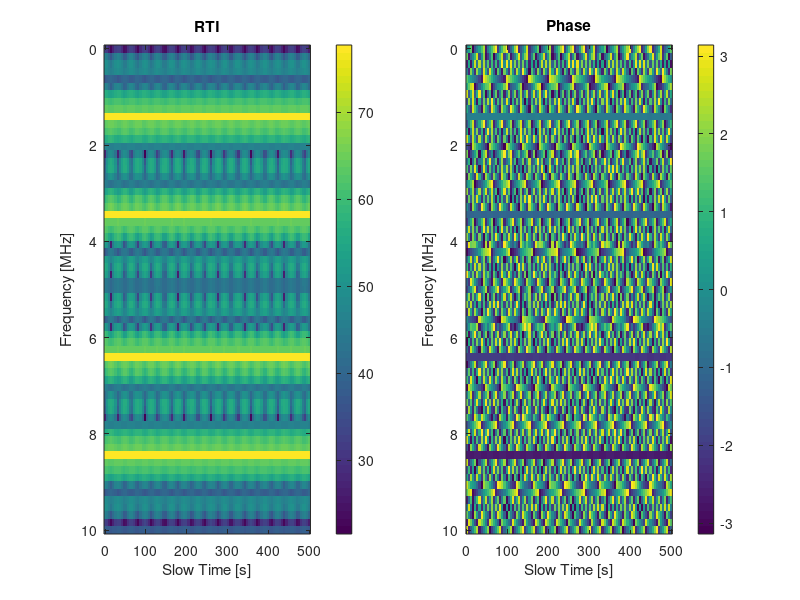

Write MATLAB code to recreate this figure.
%% Simulation parameters
                                                       
LEN = 32768;
FRAC_NUM = 671089;
F_ref = 4.0625; %getVco(FRAC_NUM)*10^6;
T_ramp = 5; %LEN/(100e6);
PRF = 1/T_ramp;
phi = pi;

F_s = 20; %125e6/32;   

n_ramps = 100;
ns_ramp = floor(F_s*T_ramp);
ns_fft = 2^nextpow2(ns_ramp);
ns_dataset = ns_ramp*n_ramps;
ns_profile = ns_fft/2 + 1;

RTI = zeros(ns_profile, n_ramps - 1);

t_raw  = linspace(0, (ns_dataset - 1)/F_s, ns_dataset);
t_beat = linspace(0, (ns_ramp - 1)/F_s, ns_ramp);
f_profile = linspace(0, F_s/2, ns_profile); 

raw_data = exp(1i*2*pi*(3.4375)*t_raw + phi) +exp(1i*2*pi*(6.4062)*t_raw + phi) + exp(1i*2*pi*(8.4375)*t_raw + phi) + exp(1i*2*pi*(1.4062)*t_raw + phi);

%% Per-pulse processing
for i = 1 : n_ramps
     
    start = floor(i*F_s*T_ramp);
    stop  = start + ns_ramp - 1;   
    
    if(stop > ns_dataset)
        continue;
    end;
    
    correction = exp(-1i*(2*pi)*mod(i*T_ramp*(f_profile), 1)); 
    
%     figure(2);
%     plot(f_profile, angle(correction)); 
%     title('Phase vs Frequency over one PRF');
%     xlabel('Frequency');
%     ylabel('Phase');
%     xlim([0 PRF]);
%     ylim([-pi pi]);    
    
    beat = raw_data(start : stop);    
    
    %beat = beat.*hamming(ns_ramp)';     
    
    chop_fft = fft(beat, ns_fft);     
    
    chop_profile = chop_fft(1 : ns_profile);    
    
    chop_profile = chop_profile.*correction;
    
    RTI(:, i) = chop_profile;        
        
%     figure(3);
%     subplot(1,3,1);
%     plot(t_beat, real(beat));
%     title('Time Domain');
%     xlabel('Time [s]');
%     ylabel('Amplitude');
%     %xlim([0 0.1]);
%     
%     subplot(1,3,2);
%     plot(f_profile, log(abs(chop_profile)));
%     title('Freq Domain Mag');
%     xlabel('Frequency [MHz]');
%     ylabel('Amplitude [dB]');
%     %ylim([80 160]);  
%     %xlim([-0.1 (max(f_fft) + 0.1)]);
%     
%     subplot(1,3,3);
%     plot(f_profile, angle(chop_profile));
%     title('Freq Domain Phase');
%     xlabel('Frequency [MHz]');
%     ylabel('Phase');
%     %ylim([80 160]);  
%     %xlim([-0.1 (max(f_fft) + 0.1)]);
% 
%     pause;

end;

figure(3);
subplot(1, 2, 1);
imagesc(t_raw, f_profile, 10*log(abs(RTI)));
title('RTI');
ylabel('Frequency [MHz]');
xlabel('Slow Time [s]');  
%ylim([1.89 1.91]);
%caxis([-50 100]);
colorbar;

subplot(1, 2, 2);
imagesc(t_raw, f_profile, angle(RTI));
title('Phase');
ylabel('Frequency [MHz]');
xlabel('Slow Time [s]');  
%ylim([1.89 1.91]);
colorbar;
